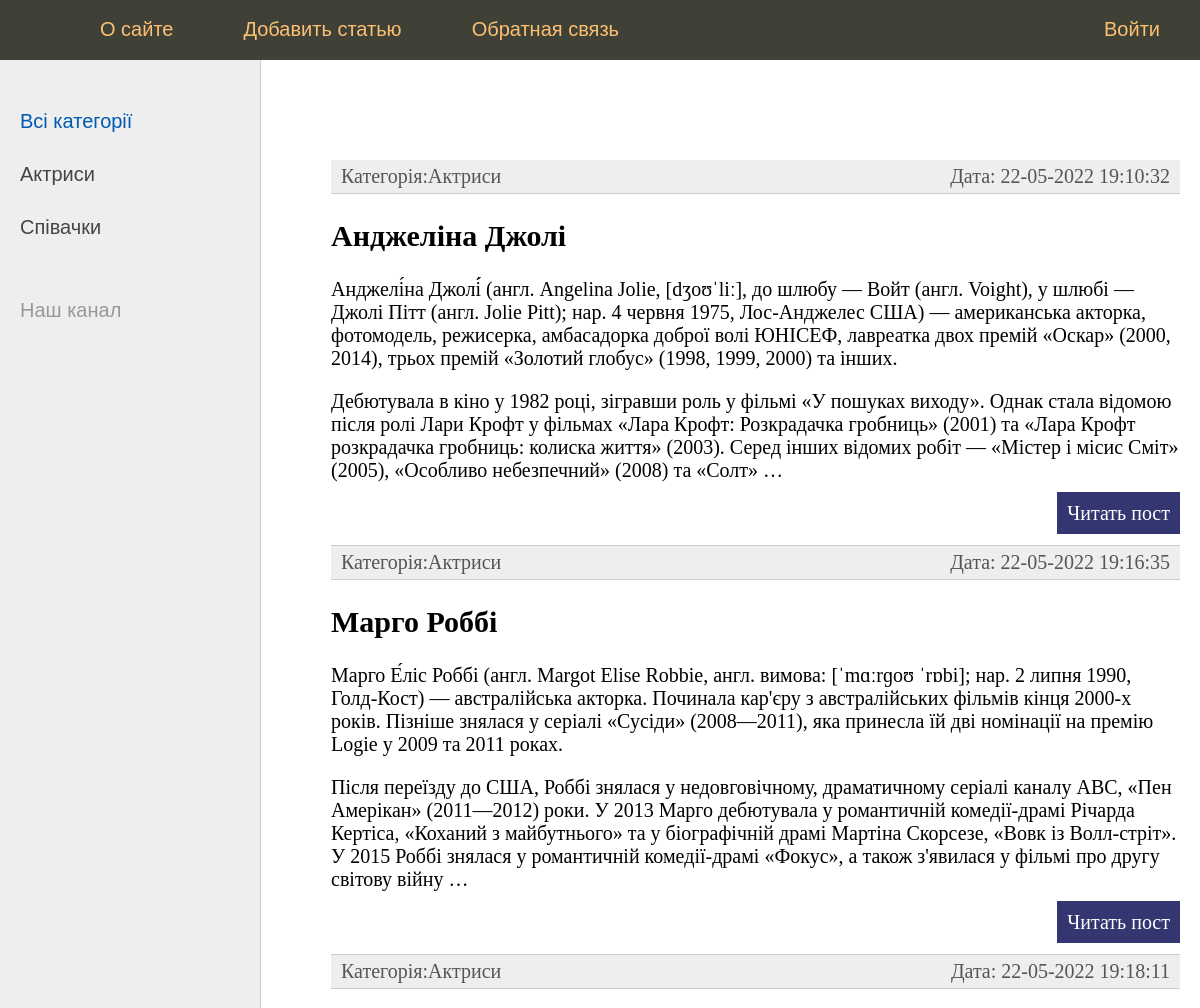
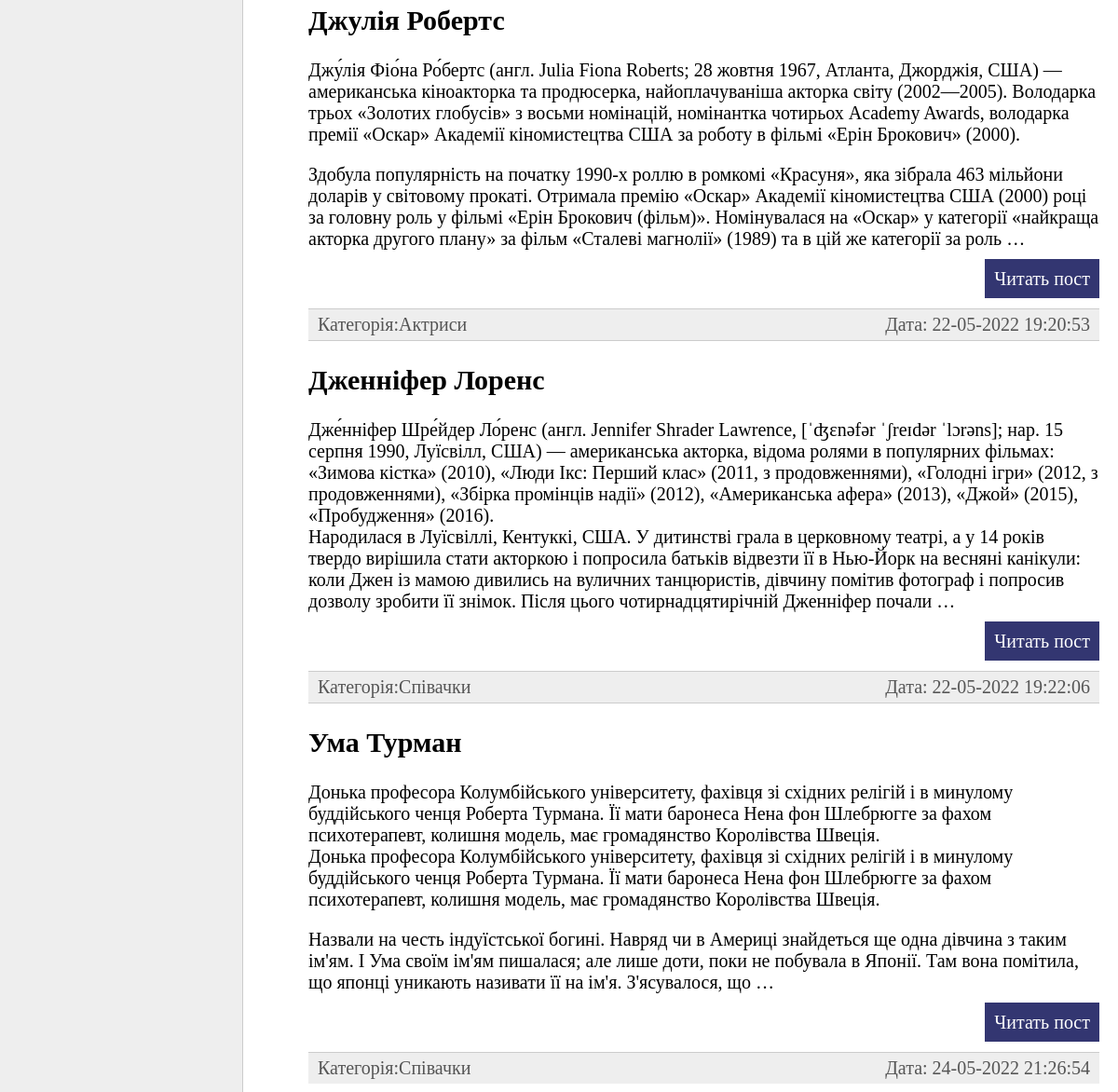
/ (upper part), run on an earlier commit of the app's database (2 pictures, top to bottom).
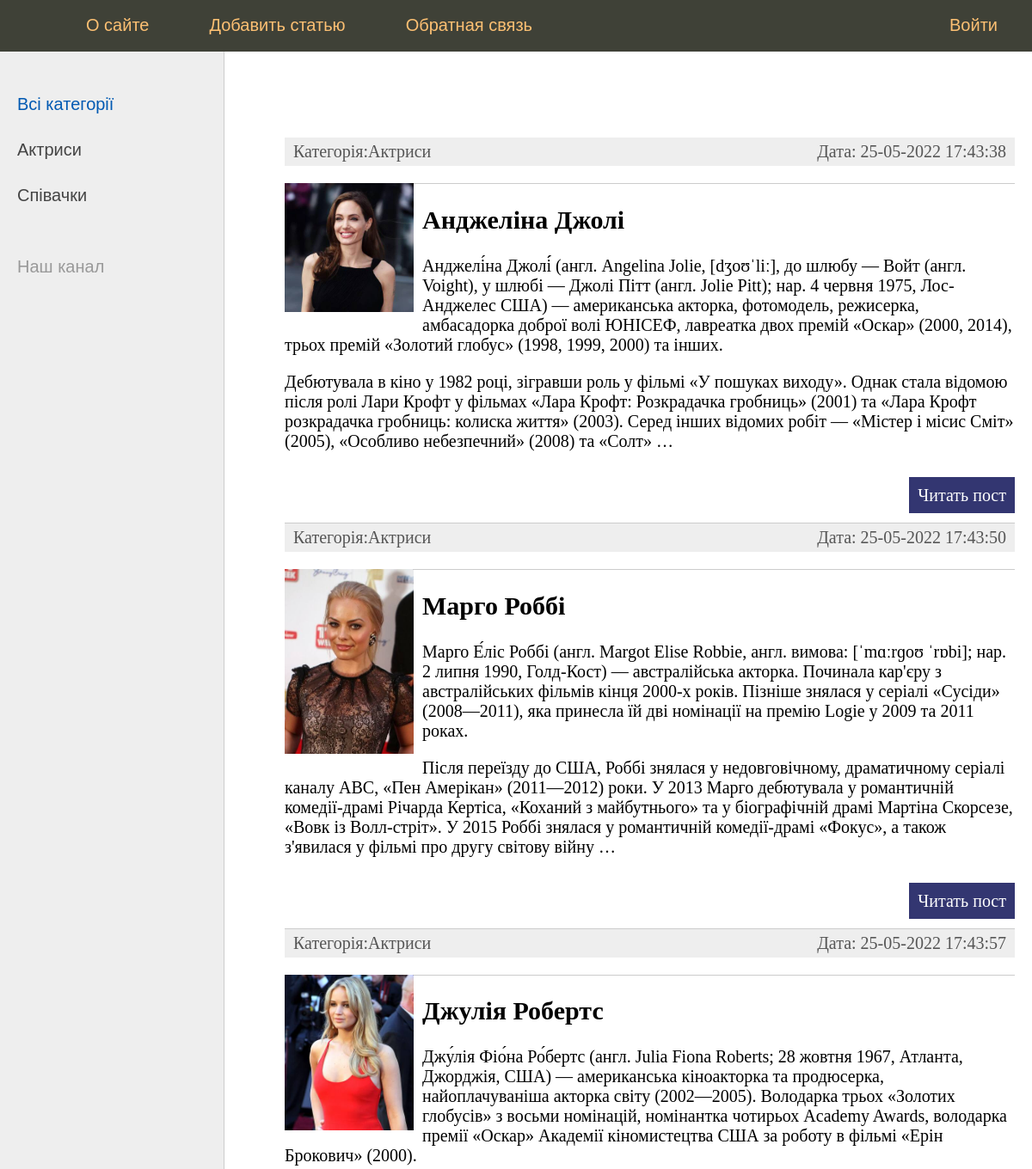
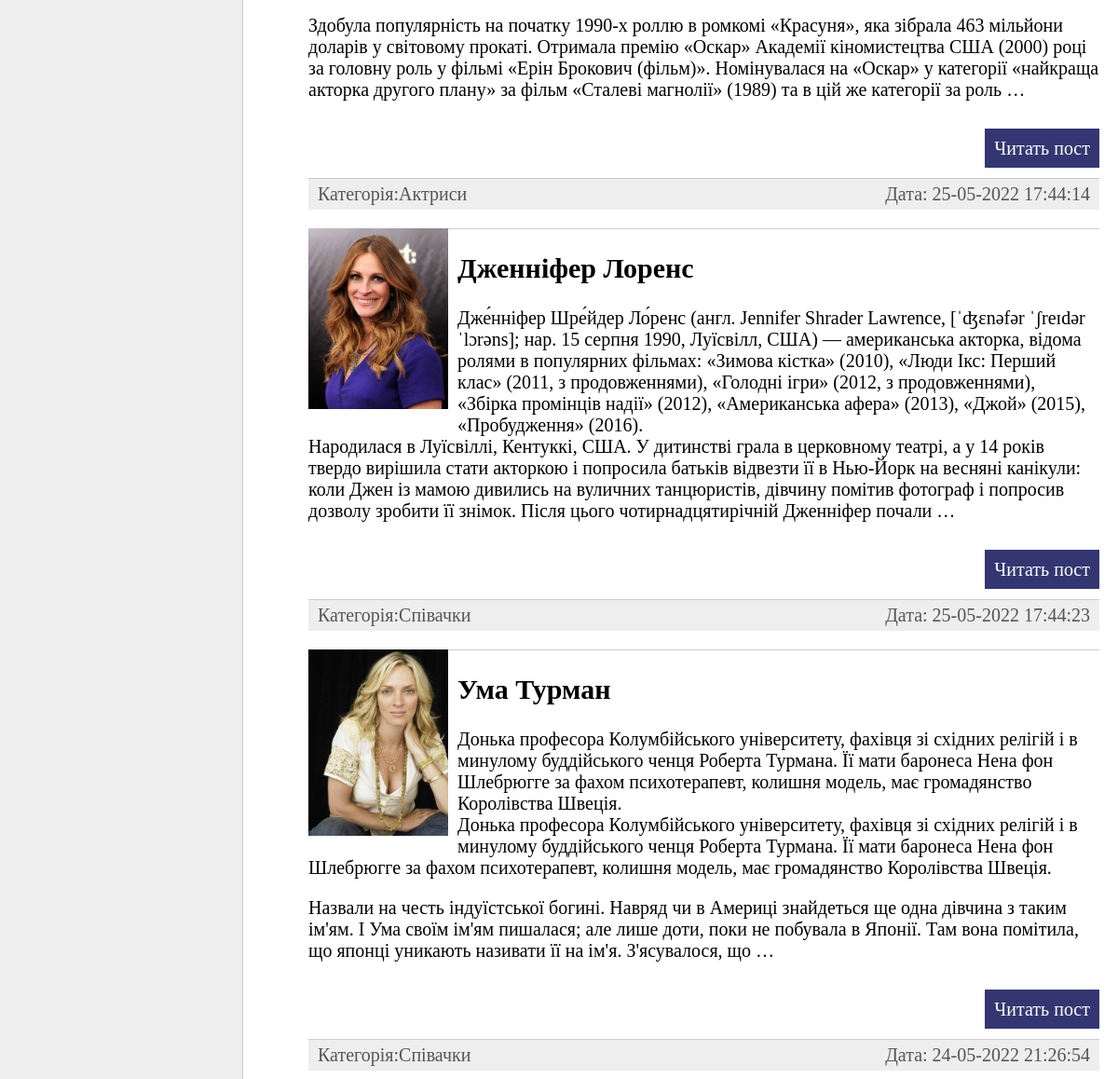
And on a later commit of the database (2 pictures, top to bottom).
### women/models.py (models this page shows, shortened)
class Category(models.Model):
     name = models.CharField(max_length=100, db_index=True, verbose_name = 'Категорія')
     def __str__(self):
         return self.name
     def get_absolute_url(self):
         return reverse('category', kwargs={'cat_id': self.pk})
     class Meta:
        verbose_name = 'Категорія'
        verbose_name_plural = 'Категорії'
        ordering = ['id']

class Women(models.Model):
    title = models.CharField(max_length=100, verbose_name='Заговолок')
    slug = models.SlugField(max_length=255, unique=True, db_index=True, verbose_name="URL")
    content = models.TextField(blank=True, verbose_name='Зміст')
    photo = models.ImageField(upload_to='photos/%Y/%m/%d/')
    time_create = models.DateTimeField(auto_now_add=True)
    time_update = models.DateTimeField(auto_now=True)
    is_published = models.BooleanField(default=True, verbose_name='Опубліковано')
    cat = models.ForeignKey('Category', on_delete=models.PROTECT, null=True, verbose_name='Категорія')
    def get_absolute_url(self):
        return reverse('post', kwargs={'post_id': self.pk})
    class Meta:
        verbose_name = 'Відомі жінки'
        verbose_name_plural = 'Відомі жінки'
        ordering = ['time_create', 'title']

### women/views.py (the view)
# urls.py: path('', index, name='home'),
def index(request):
    posts = Women.objects.all()
    contexst = {
        'posts': posts,
        'title': 'Головна сторінка',
        'cat_selected': 0
    }
    return render(request, 'women/index.html', contexst)

### women/templatetags/women_tags.py (called while the page is built)
@register.inclusion_tag('women/list_categories.html')
def show_categories(sort=None, cat_selected=0):
    if not sort:
        cats = Category.objects.all()
    else:
        cats = Category.objects.order_by(sort)
    return {'cats': cats, 'cat_selected': cat_selected}

@register.inclusion_tag('women/main_menu.html')
def main_menu():
    return {'menu': menu}

### women/templates/women/index.html (shortened to what this page needs)
{% extends 'women/base.html' %}
{% block content %}
<ul class="list-articles">
	{% for p in posts %}
    <li><div class="article-panel">
        <p class="first">Категорія:{{ p.cat }}</p>
        <p class="last">Дата: {{ p.time_update|date:"d-m-Y H:i:s" }}</p>
    </div>
    {% if p.photo %}
        <p><img class="img-article-left thumb" src="{{ p.photo.url }}"></p>
    {% endif %}
			<li><h2>{{p.title}}</h2>
	{% autoescape on %}
	{{ p.content|linebreaks|truncatewords:100 }}
	{% endautoescape %}
			<p class="link-read-post"><a href="{{ p.get_absolute_url }}">Читать пост</a></p>
			</li>
	{% endfor %}
</ul>
{% endblock %}

### women/templates/women/base.html (shortened to what this page needs)
{% load static %}
{% load women_tags %}
<!DOCTYPE html>
<html>
<head>
	<link type="text/css" href="{% static 'women/css/styles.css' %}" rel="stylesheet" />
</head>
<body>
<table class="table-page" border=0 cellpadding="0" cellspacing="0">
<tr><td valign=top>
{% block mainmenu %}
		<div class="header">
			<ul id="mainmenu" class="mainmenu">
			<li class="logo"><a href="{% url 'home' %}"><div class="logo"></div></a></li>
{% main_menu %}
			</ul>
		</div>
{% endblock mainmenu %}
<table class="table-content" border=0 cellpadding="0" cellspacing="0">
<tr>
	<td valign="top" class="left-chapters">
	<ul id="leftchapters">
    {% if cat_selected == 0 %}
		<li class="selected">Всі категорії</li>
    {% else %}
        <li><a href="{% url 'home' %}">Всі категорії</a><li>
    {% endif %}
    {% show_categories 'name' cat_selected  %}
    <li class="share">
		<p>Наш канал</p>
		<a class="share-yt" href="https://www.youtube.com/channel/UClJzWfGWuGJL2t-3dYKcHTA/playlists" target="_blank" rel="nofollow"></a>
		</li>
	</ul>
</td>
<td valign="top" class="content">
	<div class="content-text">
{% block content %}
{% endblock %}
	</div>
</td></tr></table>
</td></tr>
</table>
</body>
</html>

### women/templates/women/main_menu.html
{% for m in menu %}
	{% if not forloop.last %}
			<li><a href="{%  url m.url_name %}">{{m.title}}</a></li>
	{% else %}
			<li class="last"><a href="{%  url m.url_name %}">{{m.title}}</a></li>
	{% endif %}
{% endfor %}

### women/templates/women/list_categories.html
{% for c in cats %}
    {% if c.pk == cat_selected %}
    <li class="selected">{{ c.name }}</li>
    {% else %}
       <li class="last"><a href="{{c.get_absolute_url}}">{{c.name}}</a></li>
    {% endif %}
        {% endfor %}

### women/static/women/css/styles.css (style rules this page uses)
html, body { font-family: 'Arial'; margin: 0; padding: 0; height: 100%; width: 100%; color: #444; }
a { color: #0059b2; text-decoration: none; }
img { max-width: 600px; height: auto; }
img.img-article-left { max-width: 300px; height: auto; float: left; padding: 0 10px 10px 0; }
img.img-article-left.thumb { max-width: 150px; height: auto; }
p.link-read-post { text-align: right; }
p.link-read-post a { padding: 10px; min-width: 100px; background: #333671; color: #fff; text-decoration: none; }
div.article-panel { background: #eee; padding: 5px 10px 5px 10px; box-sizing: border-box; overflow: hidden; color: #555; }
div.article-panel p.first { margin: 0; float: left; }
div.article-panel p.last { margin: 0; float: right; }
ul.list-articles { list-style: none; margin: 0; padding: 0; }
ul.list-articles li { border-bottom: 1px solid #ccc; }
.table-page { width: 100%; height: 100%; vertical-align: top; }
.table-page tr { height: 100%; }
.header { background: #3F4137; height: 60px; }
.logo { background: url('../images/logo.png') no-repeat 10px 5px; width: 70px; height: 60px; }
ul.mainmenu { list-style: none; margin: 0; padding: 0; height: 60px; color: #fdc073; font-size: 20px; overflow: hidden; }
ul.mainmenu li { float: left; margin: 18px 40px 0 30px; }
ul.mainmenu li.logo { margin: 0; }
ul.mainmenu li.last { float: right; }
ul.mainmenu li a { color: #fdc073; text-decoration: none; }
.table-content { width: 100%; min-height: 100%; height: 100%; }
.left-chapters { margin: 0; background: #eee; border-right: 1px solid #ccc; min-height: 100%; }
.left-chapters ul { width: 230px; min-height: 100%; margin: 0; padding: 20px 10px 10px 20px; list-style: none; font-size: 20px; }
.left-chapters ul li { margin: 30px 0 0 0; color: #999; }
.left-chapters ul li.selected { color: #0059b2; }
.left-chapters ul li a { color: #444; text-decoration: none; }
.left-chapters ul li.share { margin: 60px 0 0 0; }
.left-chapters ul li.share p { margin: 30px 0 30px 0; }
.left-chapters ul li.share a { display: inline-block; width: 40px; height: 40px; margin: 0 20px 0 0; }
.left-chapters ul li.share a.share-yt { width: 100%; height: 30px; background: url('../images/share_yt.png') no-repeat 0 0 }
.content { padding: 40px 20px 20px 40px; width: 100%; box-sizing: border-box; }
.content-text { margin: 60px 0 0 30px; color: #000; font-size: 20px; font-family: Yandex Sans Display Light; }

What changed in the data, as far as the page shows it:
changed Women "Анджеліна Джолі": time_update "22-05-2022 19:10:32" → "25-05-2022 17:43:38"; photo: picture added
changed Women "Марго Роббі": time_update "22-05-2022 19:16:35" → "25-05-2022 17:43:50"; photo: picture added
changed Women "Джулія Робертс": time_update "22-05-2022 19:18:11" → "25-05-2022 17:43:57"; photo: picture added
changed Women "Дженніфер Лоренс": time_update "22-05-2022 19:20:53" → "25-05-2022 17:44:14"; photo: picture added
changed Women "Ума Турман": time_update "22-05-2022 19:22:06" → "25-05-2022 17:44:23"; photo: picture added
